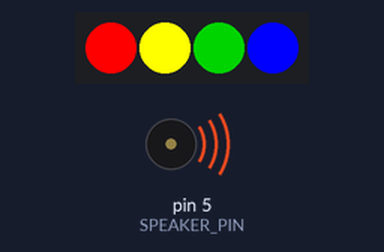
Simulated run of this sketch. Board: Arduino Nano, built with avr-gcc and run on an emulated ATmega328P. Parts: 4 RGB LEDs in strip order, left to right, buzzer (waves = sounding). Random numbers use the default seed unless the sketch sets one.

Above: at 1.23 s.
At 9.9 s:
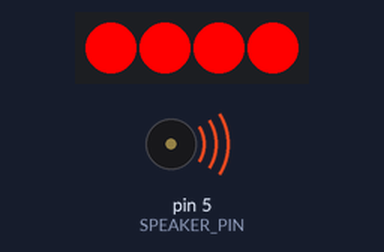
At 13.4 s:
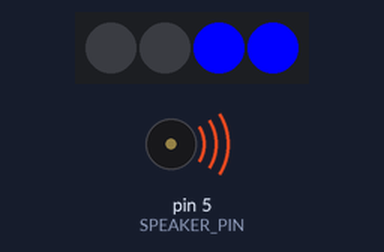
At 17.83 s:
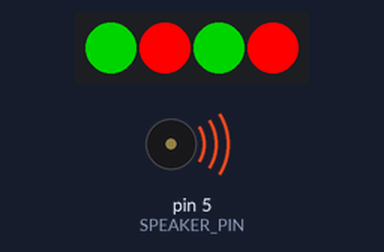
At 31.2 s:
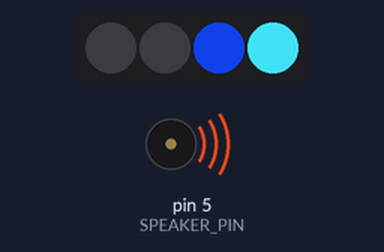
At 39.0 s:
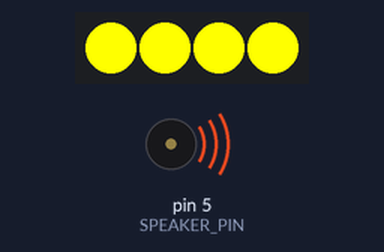
Timing chart, 0 to 40.0 s (numbered marks = the images above):
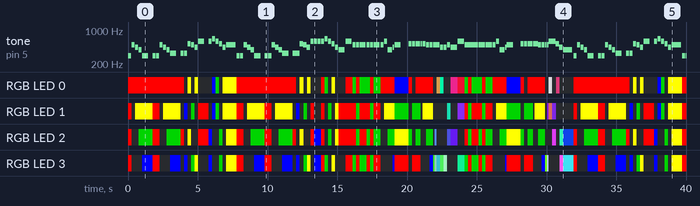

Measured:
- by itself, RGB LED 0: off → RGB(255, 0, 0) at 0.01 s, → off 4.0 s later, → RGB(255, 255, 0) 0.25 s later, → off 0.25 s later, … (64 changes in this stretch)
- by itself, RGB LED 2: off → RGB(255, 0, 0) at 0.01 s, → off 0.25 s later, → RGB(0, 128, 0) 0.50 s later, → RGB(255, 0, 0) 1.0 s later, … (89 changes in this stretch)

The sketch:

main.ino
```cpp
#include <Arduino.h>
#include <FastLED.h>

#define SPEAKER_PIN 5
#define LED_PIN 13
#define LED_COUNT 4

CRGB leds[LED_COUNT];

void setup()
{
  FastLED.addLeds<WS2812B, LED_PIN, GRB>(leds, LED_COUNT);
  allOff();
}

void loop()
{
  midi();
}

void allOff()
{
  leds[0] = CRGB::Black;
  leds[1] = CRGB::Black;
  leds[2] = CRGB::Black;
  leds[3] = CRGB::Black;
  FastLED.show();
}

void allRed()
{
    leds[0] = CRGB::Red;
    leds[1] = CRGB::Red;
    leds[2] = CRGB::Red;
    leds[3] = CRGB::Red;
    FastLED.show();
}

void midi()
{
    tone(SPEAKER_PIN, 293, 225.0);
    allRed();
    delay(250.0);

    allOff();

    tone(SPEAKER_PIN, 493, 225.0);
    leds[0] = CRGB::Red;
    FastLED.show();
    delay(250.0);

    tone(SPEAKER_PIN, 440, 225.0);
    leds[1] = CRGB::Yellow;
    FastLED.show();
    delay(250.0);

    tone(SPEAKER_PIN, 391, 225.0);
    leds[2] = CRGB::Green;
    FastLED.show();
    delay(250.0);

    tone(SPEAKER_PIN, 293, 450.0);
    leds[3] = CRGB::Blue;
    FastLED.show();
    delay(500.0);
    delay(250.0);

    allOff();

    tone(SPEAKER_PIN, 293, 225.0);
    allRed();
    delay(250.0);

    allOff();

    tone(SPEAKER_PIN, 293, 225.0);
    allRed();
    delay(250.0);

    allOff();

    tone(SPEAKER_PIN, 493, 225.0);
    leds[0] = CRGB::Red;
    FastLED.show();
    delay(250.0);

    tone(SPEAKER_PIN, 440, 225.0);
    leds[1] = CRGB::Yellow;
    FastLED.show();
    delay(250.0);

    tone(SPEAKER_PIN, 391, 225.0);
    leds[2] = CRGB::Green;
    FastLED.show();
    delay(250.0);

    tone(SPEAKER_PIN, 329, 450.0);
    leds[3] = CRGB::Blue;
    FastLED.show();
    delay(500.0);
    delay(250.0);

    allOff();

    tone(SPEAKER_PIN, 329, 225.0);
    leds[0] = CRGB::Red;
    leds[2] = CRGB::Red;
    FastLED.show();
    delay(250.0);

    allOff();

    tone(SPEAKER_PIN, 329, 225.0);
    leds[1] = CRGB::Blue;
    leds[3] = CRGB::Blue;
    FastLED.show();
    delay(250.0);

    allOff();

    tone(SPEAKER_PIN, 523, 225.0);
    leds[0] = CRGB::Yellow;
    leds[2] = CRGB::Yellow;
    FastLED.show();
    delay(250.0);

    allOff();

    tone(SPEAKER_PIN, 493, 225.0);
    leds[1] = CRGB::Green;
    leds[3] = CRGB::Green;
    FastLED.show();
    delay(250.0);

    allOff();

    tone(SPEAKER_PIN, 440, 225.0);
    leds[0] = CRGB::Yellow;
    leds[3] = CRGB::Yellow;
    FastLED.show();
    delay(250.0);

    allOff();

    tone(SPEAKER_PIN, 587, 450.0);
    leds[1] = CRGB::Red;
    leds[2] = CRGB::Red;
    FastLED.show();
    delay(500.0);
    delay(250.0);

    allOff();

    tone(SPEAKER_PIN, 587, 225.0);
    leds[2] = CRGB::Blue;
    leds[3] = CRGB::Blue;
    FastLED.show();
    delay(250.0);

    allOff();

    tone(SPEAKER_PIN, 659, 225.0);
    leds[0] = CRGB::Blue;
    leds[1] = CRGB::Blue;
    FastLED.show();
    delay(250.0);

    allOff();

    tone(SPEAKER_PIN, 587, 225.0);
    leds[0] = CRGB::Green;
    leds[1] = CRGB::Green;
    FastLED.show();
    delay(250.0);

    allOff();

    tone(SPEAKER_PIN, 523, 225.0);
    leds[2] = CRGB::Green;
    leds[3] = CRGB::Green;
    FastLED.show();
    delay(250.0);

    allOff();

    tone(SPEAKER_PIN, 440, 225.0);
    leds[0] = CRGB::Yellow;
    leds[1] = CRGB::Yellow;
    FastLED.show();
    delay(250.0);

    tone(SPEAKER_PIN, 493, 675.0);
    leds[2] = CRGB::Yellow;
    leds[3] = CRGB::Yellow;
    FastLED.show();
    delay(500.0);
    delay(250.0);

    allOff();

    tone(SPEAKER_PIN, 293, 225.0);
    allRed();
    delay(250.0);

    allOff();

    tone(SPEAKER_PIN, 293, 225.0);
    allRed();
    delay(250.0);

    allOff();

    tone(SPEAKER_PIN, 493, 225.0);
    leds[0] = CRGB::Red;
    FastLED.show();
    delay(250.0);

    tone(SPEAKER_PIN, 440, 225.0);
    leds[1] = CRGB::Yellow;
    FastLED.show();
    delay(250.0);

    tone(SPEAKER_PIN, 391, 225.0);
    leds[2] = CRGB::Green;
    FastLED.show();
    delay(250.0);

    tone(SPEAKER_PIN, 293, 450.0);
    leds[3] = CRGB::Blue;
    FastLED.show();
    delay(500.0);
    delay(250.0);

    allOff();

    tone(SPEAKER_PIN, 293, 225.0);
    allRed();
    delay(250.0);

    allOff();

    tone(SPEAKER_PIN, 293, 225.0);
    allRed();
    delay(250.0);

    allOff();

    tone(SPEAKER_PIN, 493, 225.0);
    leds[0] = CRGB::Red;
    FastLED.show();
    delay(250.0);

    tone(SPEAKER_PIN, 440, 225.0);
    leds[1] = CRGB::Yellow;
    FastLED.show();
    delay(250.0);

    tone(SPEAKER_PIN, 391, 225.0);
    leds[2] = CRGB::Green;
    FastLED.show();
    delay(250.0);

    tone(SPEAKER_PIN, 329, 450.0);
    leds[3] = CRGB::Blue;
    FastLED.show();
    delay(500.0);
    delay(250.0);

    allOff();

    tone(SPEAKER_PIN, 329, 225.0);
    leds[0] = CRGB::Red;
    leds[2] = CRGB::Red;
    FastLED.show();
    delay(250.0);

    allOff();

    tone(SPEAKER_PIN, 329, 225.0);
    leds[1] = CRGB::Blue;
    leds[3] = CRGB::Blue;
    FastLED.show();
    delay(250.0);

    allOff();

    tone(SPEAKER_PIN, 523, 225.0);
    leds[0] = CRGB::Yellow;
    leds[2] = CRGB::Yellow;
    FastLED.show();
    delay(250.0);

    allOff();

    tone(SPEAKER_PIN, 493, 225.0);
    leds[1] = CRGB::Green;
    leds[3] = CRGB::Green;
    FastLED.show();
    delay(250.0);

    allOff();

    tone(SPEAKER_PIN, 440, 225.0);
    leds[0] = CRGB::Yellow;
    leds[3] = CRGB::Yellow;
    FastLED.show();
    delay(250.0);

    allOff();

    tone(SPEAKER_PIN, 587, 225.0);
    leds[1] = CRGB::Red;
    leds[2] = CRGB::Red;
    FastLED.show();
    delay(250.0);

    allOff();

    tone(SPEAKER_PIN, 587, 225.0);
    leds[2] = CRGB::Blue;
    leds[3] = CRGB::Blue;
    FastLED.show();
    delay(250.0);

    tone(SPEAKER_PIN, 587, 225.0);
    leds[2] = CRGB::Blue;
    leds[3] = CRGB::Blue;
    FastLED.show();
    delay(250.0);

    allOff();

    tone(SPEAKER_PIN, 587, 225.0);
    allRed();
    delay(250.0);

    allOff();

    tone(SPEAKER_PIN, 659, 225.0);
    leds[0] = CRGB::Green;
    leds[3] = CRGB::Green;
    FastLED.show();
    delay(250.0);

    allOff();

    tone(SPEAKER_PIN, 587, 225.0);
    leds[1] = CRGB::Green;
    leds[2] = CRGB::Green;
    FastLED.show();
    delay(250.0);

    allOff();

    tone(SPEAKER_PIN, 523, 225.0);
    leds[0] = CRGB::Yellow;
    leds[3] = CRGB::Yellow;
    FastLED.show();
    delay(250.0);

    allOff();

    tone(SPEAKER_PIN, 440, 225.0);
    leds[1] = CRGB::Yellow;
    leds[2] = CRGB::Yellow;
    FastLED.show();
    delay(250.0);

    allOff();

    tone(SPEAKER_PIN, 391, 450.0);
    leds[1] = CRGB::Red;
    leds[2] = CRGB::Red;
    FastLED.show();
    delay(500.0);

    tone(SPEAKER_PIN, 587, 450.0);
    leds[0] = CRGB::Red;
    leds[3] = CRGB::Red;
    FastLED.show();
    delay(500.0);

    allOff();


    tone(SPEAKER_PIN, 493, 225.0);
    leds[0] = CRGB::Green;
    leds[1] = CRGB::Red;
    leds[2] = CRGB::Red;
    leds[3] = CRGB::Green;
    FastLED.show();
    delay(250.0);

    tone(SPEAKER_PIN, 493, 225.0);
    leds[0] = CRGB::Red;
    leds[1] = CRGB::Green;
    leds[2] = CRGB::Green;
    leds[3] = CRGB::Red;
    FastLED.show();
    delay(250.0);

    tone(SPEAKER_PIN, 493, 450.0);
    leds[0] = CRGB::Green;
    leds[1] = CRGB::Red;
    leds[2] = CRGB::Red;
    leds[3] = CRGB::Green;
    FastLED.show();
    delay(500.0);

    tone(SPEAKER_PIN, 493, 225.0);
    leds[0] = CRGB::Green;
    leds[1] = CRGB::Red;
    leds[2] = CRGB::Green;
    leds[3] = CRGB::Red;
    FastLED.show();
    delay(250.0);

    tone(SPEAKER_PIN, 493, 225.0);
    leds[0] = CRGB::Red;
    leds[1] = CRGB::Green;
    leds[2] = CRGB::Red;
    leds[3] = CRGB::Green;
    FastLED.show();
    delay(250.0);

    tone(SPEAKER_PIN, 493, 450.0);
    leds[0] = CRGB::Green;
    leds[1] = CRGB::Red;
    leds[2] = CRGB::Green;
    leds[3] = CRGB::Red;
    FastLED.show();
    delay(500.0);

    allOff();

    tone(SPEAKER_PIN, 493, 225.0);
    leds[0] = CRGB::Red;
    FastLED.show();
    delay(250.0);

    tone(SPEAKER_PIN, 587, 225.0);
    leds[1] = CRGB::Yellow;
    FastLED.show();
    delay(250.0);

    tone(SPEAKER_PIN, 391, 337.5);
    leds[2] = CRGB::Green;
    FastLED.show();
    delay(375.0);

    tone(SPEAKER_PIN, 440, 112.5);
    leds[3] = CRGB::Blue;
    FastLED.show();
    delay(125.0);

    tone(SPEAKER_PIN, 493, 450.0);
    leds[0] = CRGB::Blue;
    leds[1] = CRGB::Green;
    leds[2] = CRGB::Yellow;
    leds[3] = CRGB::Red;
    FastLED.show();
    delay(500.0);
    delay(500.0);

    allOff();

    tone(SPEAKER_PIN, 523, 225.0);
    leds[0] = CRGB::Red;
    leds[2] = CRGB::Green;
    FastLED.show();
    delay(250.0);

    allOff();

    tone(SPEAKER_PIN, 523, 225.0);
    leds[1] = CRGB::Green;
    leds[3] = CRGB::Red;
    FastLED.show();
    delay(250.0);

    tone(SPEAKER_PIN, 523, 337.5);
    leds[0] = CRGB::Red;
    leds[2] = CRGB::Green;
    FastLED.show();
    delay(375.0);

    allOff();

    tone(SPEAKER_PIN, 523, 112.5);
    leds[0] = CRGB::Red;
    FastLED.show();
    delay(125.0);

    tone(SPEAKER_PIN, 523, 225.0);
    leds[1] = CRGB::Yellow;
    FastLED.show();
    delay(250.0);

    tone(SPEAKER_PIN, 493, 225.0);
    leds[2] = CRGB::Green;
    FastLED.show();
    delay(250.0);

    tone(SPEAKER_PIN, 493, 225.0);
    leds[3] = CRGB::Blue;
    FastLED.show();
    delay(250.0);

    allOff();

    tone(SPEAKER_PIN, 493, 112.5);
    leds[random(0, 4)].setRGB(random(0, 255), random(0, 255), random(0, 255));
    FastLED.show();
    delay(125.0);

    allOff();

    tone(SPEAKER_PIN, 493, 112.5);
    leds[random(0, 4)].setRGB(random(0, 255), random(0, 255), random(0, 255));
    leds[random(0, 4)].setRGB(random(0, 255), random(0, 255), random(0, 255));
    FastLED.show();
    delay(125.0);

    allOff();

    tone(SPEAKER_PIN, 493, 225.0);
    leds[random(0, 4)].setRGB(random(0, 255), random(0, 255), random(0, 255));
    leds[random(0, 4)].setRGB(random(0, 255), random(0, 255), random(0, 255));
    leds[random(0, 4)].setRGB(random(0, 255), random(0, 255), random(0, 255));
    FastLED.show();
    delay(250.0);

    allOff();

    tone(SPEAKER_PIN, 440, 225.0);
    leds[random(0, 4)].setRGB(random(0, 255), random(0, 255), random(0, 255));
    leds[random(0, 4)].setRGB(random(0, 255), random(0, 255), random(0, 255));
    leds[random(0, 4)].setRGB(random(0, 255), random(0, 255), random(0, 255));
    leds[random(0, 4)].setRGB(random(0, 255), random(0, 255), random(0, 255));
    FastLED.show();
    delay(250.0);

    allOff();

    tone(SPEAKER_PIN, 440, 225.0);
    leds[random(0, 4)].setRGB(random(0, 255), random(0, 255), random(0, 255));
    FastLED.show();
    delay(250.0);

    allOff();

    tone(SPEAKER_PIN, 493, 225.0);
    leds[random(0, 4)].setRGB(random(0, 255), random(0, 255), random(0, 255));
    leds[random(0, 4)].setRGB(random(0, 255), random(0, 255), random(0, 255));
    FastLED.show();
    delay(250.0);

    allOff();

    tone(SPEAKER_PIN, 440, 450.0);
    leds[random(0, 4)].setRGB(random(0, 255), random(0, 255), random(0, 255));
    leds[random(0, 4)].setRGB(random(0, 255), random(0, 255), random(0, 255));
    leds[random(0, 4)].setRGB(random(0, 255), random(0, 255), random(0, 255));
    FastLED.show();
    delay(500.0);

    allOff();

    tone(SPEAKER_PIN, 587, 450.0);
    leds[random(0, 4)].setRGB(random(0, 255), random(0, 255), random(0, 255));
    leds[random(0, 4)].setRGB(random(0, 255), random(0, 255), random(0, 255));
    leds[random(0, 4)].setRGB(random(0, 255), random(0, 255), random(0, 255));
    leds[random(0, 4)].setRGB(random(0, 255), random(0, 255), random(0, 255));
    FastLED.show();
    delay(500.0);

    allOff();

    tone(SPEAKER_PIN, 493, 225.0);
    leds[0] = CRGB::Green;
    leds[1] = CRGB::Red;
    leds[2] = CRGB::Red;
    leds[3] = CRGB::Green;
    FastLED.show();
    delay(250.0);

    tone(SPEAKER_PIN, 493, 225.0);
    leds[0] = CRGB::Red;
    leds[1] = CRGB::Green;
    leds[2] = CRGB::Green;
    leds[3] = CRGB::Red;
    FastLED.show();
    delay(250.0);

    tone(SPEAKER_PIN, 493, 450.0);
    leds[0] = CRGB::Green;
    leds[1] = CRGB::Red;
    leds[2] = CRGB::Red;
    leds[3] = CRGB::Green;
    FastLED.show();
    delay(500.0);

    tone(SPEAKER_PIN, 493, 225.0);
    leds[0] = CRGB::Green;
    leds[1] = CRGB::Red;
    leds[2] = CRGB::Green;
    leds[3] = CRGB::Red;
    FastLED.show();
    delay(250.0);

    tone(SPEAKER_PIN, 493, 225.0);
    leds[0] = CRGB::Red;
    leds[1] = CRGB::Green;
    leds[2] = CRGB::Red;
    leds[3] = CRGB::Green;
    FastLED.show();
    delay(250.0);

    tone(SPEAKER_PIN, 493, 450.0);
    leds[0] = CRGB::Green;
    leds[1] = CRGB::Red;
    leds[2] = CRGB::Green;
    leds[3] = CRGB::Red;
    FastLED.show();
    delay(500.0);

    allOff();

    tone(SPEAKER_PIN, 493, 225.0);
    leds[0] = CRGB::Red;
    FastLED.show();
    delay(250.0);

    tone(SPEAKER_PIN, 587, 225.0);
    leds[1] = CRGB::Yellow;
    FastLED.show();
    delay(250.0);

    tone(SPEAKER_PIN, 391, 337.5);
    leds[2] = CRGB::Green;
    FastLED.show();
    delay(375.0);

    tone(SPEAKER_PIN, 440, 112.5);
    leds[3] = CRGB::Blue;
    FastLED.show();
    delay(125.0);

    tone(SPEAKER_PIN, 493, 450.0);
    leds[0] = CRGB::Blue;
    leds[1] = CRGB::Green;
    leds[2] = CRGB::Yellow;
    leds[3] = CRGB::Red;
    FastLED.show();
    delay(500.0);
    delay(500.0);

    allOff();

    tone(SPEAKER_PIN, 523, 225.0);
    leds[0] = CRGB::Red;
    leds[2] = CRGB::Green;
    FastLED.show();
    delay(250.0);

    allOff();

    tone(SPEAKER_PIN, 523, 225.0);
    leds[1] = CRGB::Green;
    leds[3] = CRGB::Red;
    FastLED.show();
    delay(250.0);

    tone(SPEAKER_PIN, 523, 337.5);
    leds[0] = CRGB::Red;
    leds[2] = CRGB::Green;
    FastLED.show();
    delay(375.0);

    allOff();

    tone(SPEAKER_PIN, 523, 112.5);
    leds[0] = CRGB::Red;
    FastLED.show();
    delay(125.0);

    tone(SPEAKER_PIN, 523, 225.0);
    leds[1] = CRGB::Yellow;
    FastLED.show();
    delay(250.0);

    tone(SPEAKER_PIN, 493, 225.0);
    leds[2] = CRGB::Green;
    FastLED.show();
    delay(250.0);

    tone(SPEAKER_PIN, 493, 225.0);
    leds[3] = CRGB::Blue;
    FastLED.show();
    delay(250.0);

    allOff();

    tone(SPEAKER_PIN, 493, 112.5);
    leds[random(0, 4)].setRGB(random(0, 255), random(0, 255), random(0, 255));
    FastLED.show();
    delay(125.0);

    allOff();

    tone(SPEAKER_PIN, 493, 112.5);
    leds[random(0, 4)].setRGB(random(0, 255), random(0, 255), random(0, 255));
    leds[random(0, 4)].setRGB(random(0, 255), random(0, 255), random(0, 255));
    FastLED.show();
    delay(125.0);

    allOff();

    tone(SPEAKER_PIN, 587, 225.0);
    leds[random(0, 4)].setRGB(random(0, 255), random(0, 255), random(0, 255));
    leds[random(0, 4)].setRGB(random(0, 255), random(0, 255), random(0, 255));
    leds[random(0, 4)].setRGB(random(0, 255), random(0, 255), random(0, 255));
    FastLED.show();
    delay(250.0);

    allOff();

    tone(SPEAKER_PIN, 587, 225.0);
    leds[random(0, 4)].setRGB(random(0, 255), random(0, 255), random(0, 255));
    leds[random(0, 4)].setRGB(random(0, 255), random(0, 255), random(0, 255));
    leds[random(0, 4)].setRGB(random(0, 255), random(0, 255), random(0, 255));
    leds[random(0, 4)].setRGB(random(0, 255), random(0, 255), random(0, 255));
    FastLED.show();
    delay(250.0);

    allOff();

    tone(SPEAKER_PIN, 523, 225.0);
    leds[random(0, 4)].setRGB(random(0, 255), random(0, 255), random(0, 255));
    FastLED.show();
    delay(250.0);

    allOff();

    tone(SPEAKER_PIN, 440, 225.0);
    leds[random(0, 4)].setRGB(random(0, 255), random(0, 255), random(0, 255));
    leds[random(0, 4)].setRGB(random(0, 255), random(0, 255), random(0, 255));
    FastLED.show();
    delay(250.0);

    allOff();

    tone(SPEAKER_PIN, 391, 675.0);
    leds[random(0, 4)].setRGB(random(0, 255), random(0, 255), random(0, 255));
    leds[random(0, 4)].setRGB(random(0, 255), random(0, 255), random(0, 255));
    leds[random(0, 4)].setRGB(random(0, 255), random(0, 255), random(0, 255));
    FastLED.show();
    delay(750.0);

    allOff();
}
```
